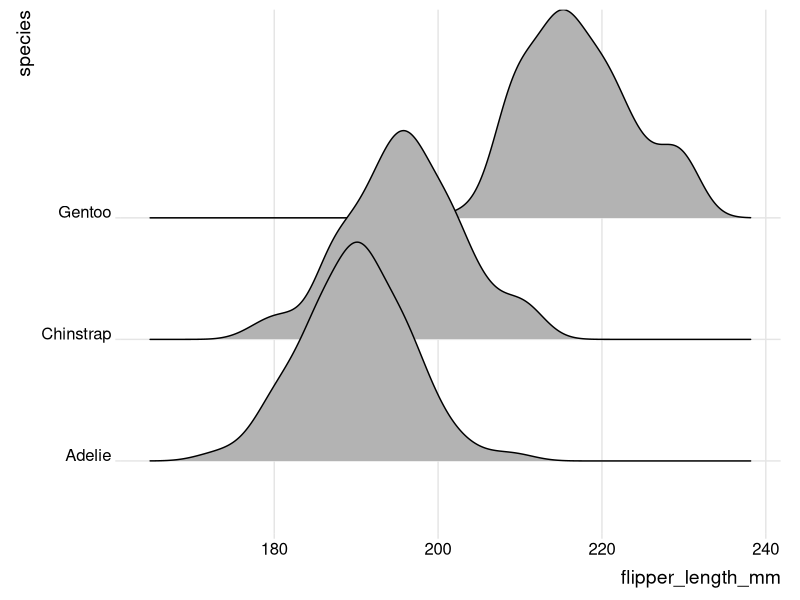

Recreate this plot in R. (Note: this script raises an error after producing the figure.)
## ---- chunk 1
#| eval: true
#| echo: false
#| warning: false
#| message: false
#| fig-align: "center"
#| out-width: "100%"
library(palmerpenguins)
library(tidyverse)
library(ggridges)
ggplot(penguins, aes(x = flipper_length_mm, y = species)) +
  geom_density_ridges() +
  theme_ridges()
## ---- chunk 2
#| eval: true
#| echo: false
#| fig-align: "center"
#| out-width: "100%"
knitr::include_graphics(here::here("course-materials", "discussion", "week4", "images", "ggplot-theme.png"))
## ---- chunk 3
#| eval: true
#| echo: false
#| fig-align: "center"
#| out-width: "100%"
knitr::include_graphics(here::here("course-materials", "discussion", "week2", "images", "usdm.png"))
